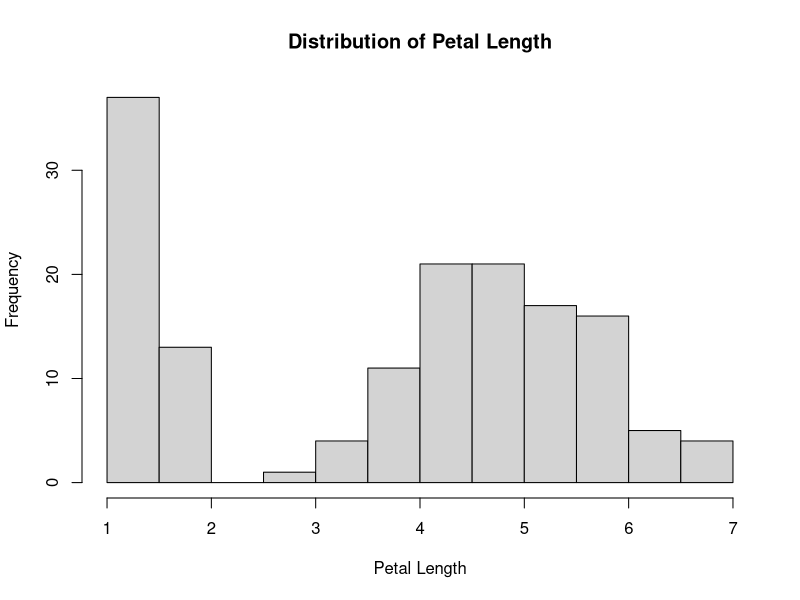
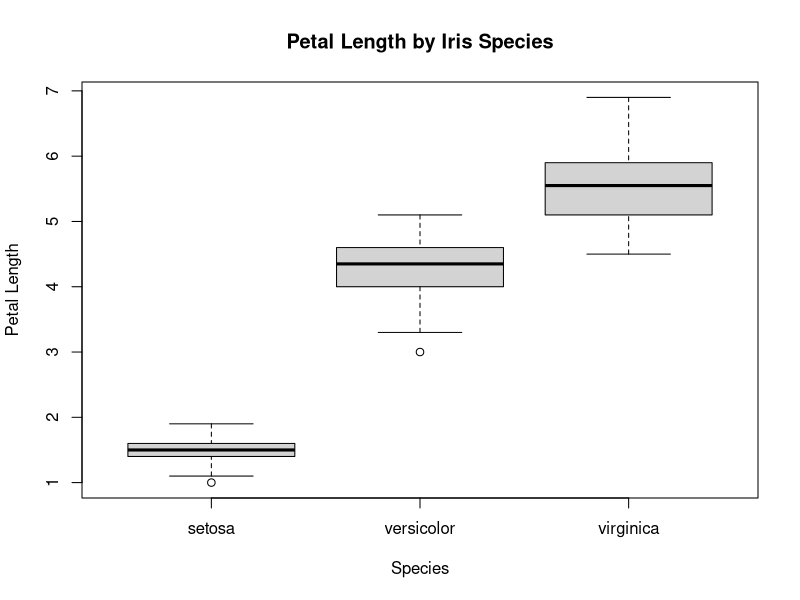
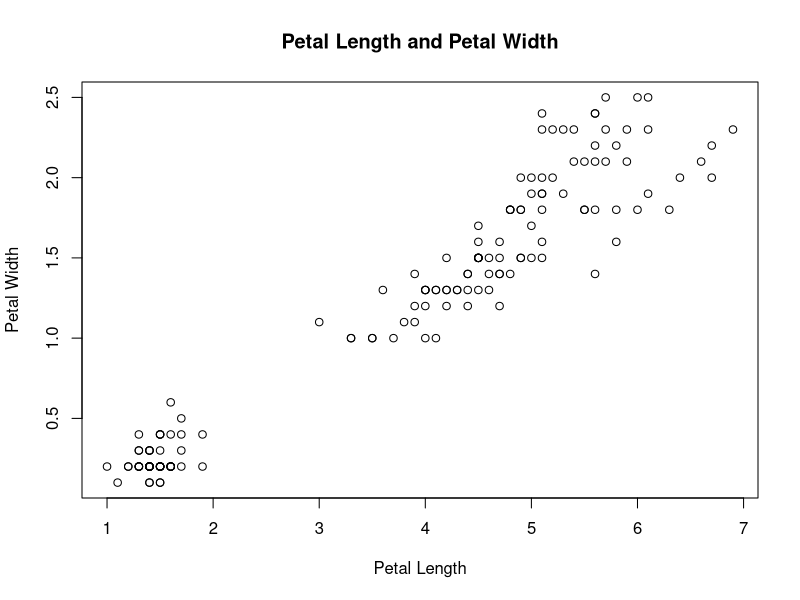

Here is the R script that generated these plots, in order:
# DATA PROJECT 

# Q1. Selecting a Dataset 
# The iris dataset is a built-in dataset available in R. 

# Loading the dataset 
data(iris)

# Save a copy of the dataset for submission
write.csv(iris, "iris.csv", row.names = FALSE)


# Q2. EXPLORING THE DATASET
# Reviewing the structure of the dataset
str(iris)
head(iris)
summary(iris)

# Identifying missing values or anomalies
sum(is.na(iris))

# Checking missing values for each variable
colSums(is.na(iris))

# Checking the number of observations and variables
dim(iris)


# Checking for potential outliers in the numerical variables
boxplot.stats(iris$Sepal.Length)$out
boxplot.stats(iris$Sepal.Width)$out
boxplot.stats(iris$Petal.Length)$out
boxplot.stats(iris$Petal.Width)$out


# Q3. Calculating Descriptive Statistics

# Calculating the mean, median, 
# variance and standard deviation for Sepal.Length

mean_sepal_length <- mean(iris$Sepal.Length, na.rm = TRUE)
median_sepal_length <- median(iris$Sepal.Length, na.rm = TRUE)
variance_sepal_length <- var(iris$Sepal.Length, na.rm = TRUE)
sd_sepal_length <- sd(iris$Sepal.Length, na.rm = TRUE)

# Displaying all Sepal.Length results together
list(
  Mean_Sepal_Length = mean_sepal_length,
  Median_Sepal_Length = median_sepal_length,
  Variance_Sepal_Length = variance_sepal_length,
  Standard_Deviation_Sepal_Length = sd_sepal_length
)


# Calculating the mean, median, 
# variance and standard deviation for Sepal.Width
mean_sepal_width <- mean(iris$Sepal.Width, na.rm = TRUE)
median_sepal_width <- median(iris$Sepal.Width, na.rm = TRUE)
variance_sepal_width <- var(iris$Sepal.Width, na.rm = TRUE)
sd_sepal_width <- sd(iris$Sepal.Width, na.rm = TRUE)

# Displaying all Sepal.Width results together
list(
  Mean_Sepal_Width = mean_sepal_width,
  Median_Sepal_Width = median_sepal_width,
  Variance_Sepal_Width = variance_sepal_width,
  Standard_Deviation_Sepal_Width = sd_sepal_width
)


# Calculating the mean, median, 
# variance and standard deviation for Petal.Length
mean_petal_length <- mean(iris$Petal.Length, na.rm = TRUE)
median_petal_length <- median(iris$Petal.Length, na.rm = TRUE)
variance_petal_length <- var(iris$Petal.Length, na.rm = TRUE)
sd_petal_length <- sd(iris$Petal.Length, na.rm = TRUE)

# Displaying all Petal.Length results together
list(
  Mean_Petal_Length = mean_petal_length,
  Median_Petal_Length = median_petal_length,
  Variance_Petal_Length = variance_petal_length,
  Standard_Deviation_Petal_Length = sd_petal_length
)


# Calculating the mean, median, 
# variance and standard deviation for Petal.Width
mean_petal_width <- mean(iris$Petal.Width, na.rm = TRUE)
median_petal_width <- median(iris$Petal.Width, na.rm = TRUE)
variance_petal_width <- var(iris$Petal.Width, na.rm = TRUE)
sd_petal_width <- sd(iris$Petal.Width, na.rm = TRUE)

# Displaying all Petal.Width results together
list(
  Mean_Petal_Width = mean_petal_width,
  Median_Petal_Width = median_petal_width,
  Variance_Petal_Width = variance_petal_width,
  Standard_Deviation_Petal_Width = sd_petal_width
)


# Q4. Group-Level Statistics By Categorical Value

# Species is the selected categorical value
# Sepal Length By Species
mean_sepal_length_species <- tapply(iris$Sepal.Length, iris$Species, mean, na.rm = TRUE)
var_sepal_length_species <- tapply(iris$Sepal.Length, iris$Species, var, na.rm = TRUE)

list(
  Mean_Sepal_Length = mean_sepal_length_species,
  Variance_Sepal_Length = var_sepal_length_species
)

# Sepal Width By Species
mean_sepal_width_species <- tapply(iris$Sepal.Width, iris$Species, mean, na.rm = TRUE)
var_sepal_width_species <- tapply(iris$Sepal.Width, iris$Species, var, na.rm = TRUE)

list(
  Mean_Sepal_Width = mean_sepal_width_species,
  Variance_Sepal_Width = var_sepal_width_species
)

# Petal Length By Species
mean_petal_length_species <- tapply(iris$Petal.Length, iris$Species, mean, na.rm = TRUE)
var_petal_length_species <- tapply(iris$Petal.Length, iris$Species, var, na.rm = TRUE)

list(
  Mean_Petal_Length = mean_petal_length_species,
  Variance_Petal_Length = var_petal_length_species
)

# Petal Width By Species
mean_petal_width_species <- tapply(iris$Petal.Width, iris$Species, mean, na.rm = TRUE)
var_petal_width_species <- tapply(iris$Petal.Width, iris$Species, var, na.rm = TRUE)

list(
  Mean_Petal_Width = mean_petal_width_species,
  Variance_Petal_Width = var_petal_width_species
)

#Q5. Creating the Visualizations

# Histogram of Petal Length
hist(
  iris$Petal.Length,
  main = "Distribution of Petal Length",
  xlab = "Petal Length",
  ylab = "Frequency",
  col = "lightgray",
  border = "black"
)


# Boxplots of Petal Length across the three species.

boxplot(
  Petal.Length ~ Species,
  data = iris,
  main = "Petal Length by Iris Species",
  xlab = "Species",
  ylab = "Petal Length",
  col = "lightgray"
)

# Scatterplot examining the relationship
# between Petal Length and Petal Width

plot(
  iris$Petal.Length,
  iris$Petal.Width,
  main = "Petal Length and Petal Width",
  xlab = "Petal Length",
  ylab = "Petal Width"
)
